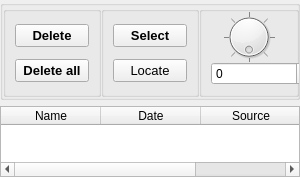
       <widget class="QWidget" name="MeasurementsList">
        <property name="geometry">
         <rect>
          <x>0</x>
          <y>0</y>
          <width>300</width>
          <height>177</height>
         </rect>
        </property>
        <attribute name="label">
         <string>Measurements List</string>
        </attribute>
        <layout class="QGridLayout" name="gridLayout_2">
         <property name="margin">
          <number>0</number>
         </property>
         <item row="0" column="0">
          <widget class="QGroupBox" name="boxMeasurementBtn">
           <property name="sizePolicy">
            <sizepolicy hsizetype="Minimum" vsizetype="Minimum">
             <horstretch>0</horstretch>
             <verstretch>0</verstretch>
            </sizepolicy>
           </property>
           <property name="minimumSize">
            <size>
             <width>300</width>
             <height>100</height>
            </size>
           </property>
           <property name="maximumSize">
            <size>
             <width>10000</width>
             <height>400</height>
            </size>
           </property>
           <property name="title">
            <string/>
           </property>
           <layout class="QGridLayout" name="gridLayout_8">
            <property name="margin">
             <number>0</number>
            </property>
            <property name="spacing">
             <number>0</number>
            </property>
            <item row="0" column="0">
             <widget class="QGroupBox" name="group_measurementManager">
              <property name="maximumSize">
               <size>
                <width>200</width>
                <height>200</height>
               </size>
              </property>
              <property name="title">
               <string/>
              </property>
              <layout class="QVBoxLayout" name="verticalLayout_11">
               <property name="spacing">
                <number>0</number>
               </property>
               <property name="topMargin">
                <number>0</number>
               </property>
               <property name="bottomMargin">
                <number>0</number>
               </property>
               <item>
                <widget class="QPushButton" name="btnDelete">
                 <property name="font">
                  <font>
                   <pointsize>10</pointsize>
                   <weight>75</weight>
                   <bold>true</bold>
                  </font>
                 </property>
                 <property name="cursor">
                  <cursorShape>PointingHandCursor</cursorShape>
                 </property>
                 <property name="contextMenuPolicy">
                  <enum>Qt::DefaultContextMenu</enum>
                 </property>
                 <property name="text">
                  <string>Delete</string>
                 </property>
                </widget>
               </item>
               <item>
                <widget class="QPushButton" name="btnDeleteAll">
                 <property name="font">
                  <font>
                   <pointsize>10</pointsize>
                   <weight>75</weight>
                   <bold>true</bold>
                  </font>
                 </property>
                 <property name="cursor">
                  <cursorShape>PointingHandCursor</cursorShape>
                 </property>
                 <property name="contextMenuPolicy">
                  <enum>Qt::DefaultContextMenu</enum>
                 </property>
                 <property name="text">
                  <string>Delete all</string>
                 </property>
                </widget>
               </item>
              </layout>
             </widget>
            </item>
            <item row="0" column="1">
             <widget class="QGroupBox" name="group_locate">
              <property name="sizePolicy">
               <sizepolicy hsizetype="Minimum" vsizetype="Minimum">
                <horstretch>0</horstretch>
                <verstretch>0</verstretch>
               </sizepolicy>
              </property>
              <property name="maximumSize">
               <size>
                <width>250</width>
                <height>200</height>
               </size>
              </property>
              <property name="title">
               <string/>
              </property>
              <layout class="QVBoxLayout" name="verticalLayout_12">
               <property name="spacing">
                <number>0</number>
               </property>
               <property name="topMargin">
                <number>0</number>
               </property>
               <property name="bottomMargin">
                <number>0</number>
               </property>
               <item>
                <widget class="QPushButton" name="btnSelect">
                 <property name="font">
                  <font>
                   <pointsize>10</pointsize>
                   <weight>75</weight>
                   <bold>true</bold>
                  </font>
                 </property>
                 <property name="cursor">
                  <cursorShape>PointingHandCursor</cursorShape>
                 </property>
                 <property name="contextMenuPolicy">
                  <enum>Qt::DefaultContextMenu</enum>
                 </property>
                 <property name="text">
                  <string>Select</string>
                 </property>
                </widget>
               </item>
               <item>
                <widget class="QPushButton" name="btnLocate">
                 <property name="maximumSize">
                  <size>
                   <width>500</width>
                   <height>16777215</height>
                  </size>
                 </property>
                 <property name="font">
                  <font>
                   <pointsize>10</pointsize>
                  </font>
                 </property>
                 <property name="text">
                  <string>Locate</string>
                 </property>
                </widget>
               </item>
              </layout>
             </widget>
            </item>
            <item row="0" column="2">
             <widget class="QGroupBox" name="group_angle">
              <property name="sizePolicy">
               <sizepolicy hsizetype="Minimum" vsizetype="Preferred">
                <horstretch>0</horstretch>
                <verstretch>0</verstretch>
               </sizepolicy>
              </property>
              <property name="minimumSize">
               <size>
                <width>100</width>
                <height>0</height>
               </size>
              </property>
              <property name="maximumSize">
               <size>
                <width>150</width>
                <height>16777215</height>
               </size>
              </property>
              <property name="sizeIncrement">
               <size>
                <width>100</width>
                <height>0</height>
               </size>
              </property>
              <property name="baseSize">
               <size>
                <width>100</width>
                <height>0</height>
               </size>
              </property>
              <property name="title">
               <string/>
              </property>
              <property name="alignment">
               <set>Qt::AlignCenter</set>
              </property>
              <property name="flat">
               <bool>false</bool>
              </property>
              <layout class="QVBoxLayout" name="verticalLayout_9">
               <property name="spacing">
                <number>0</number>
               </property>
               <property name="leftMargin">
                <number>9</number>
               </property>
               <property name="topMargin">
                <number>0</number>
               </property>
               <property name="rightMargin">
                <number>9</number>
               </property>
               <property name="bottomMargin">
                <number>9</number>
               </property>
               <item>
                <widget class="QDial" name="dialAngle">
                 <property name="minimumSize">
                  <size>
                   <width>0</width>
                   <height>0</height>
                  </size>
                 </property>
                 <property name="maximumSize">
                  <size>
                   <width>100</width>
                   <height>100</height>
                  </size>
                 </property>
                 <property name="font">
                  <font>
                   <pointsize>12</pointsize>
                  </font>
                 </property>
                 <property name="cursor">
                  <cursorShape>OpenHandCursor</cursorShape>
                 </property>
                 <property name="maximum">
                  <number>359</number>
                 </property>
                 <property name="singleStep">
                  <number>10</number>
                 </property>
                 <property name="value">
                  <number>0</number>
                 </property>
                 <property name="sliderPosition">
                  <number>0</number>
                 </property>
                 <property name="tracking">
                  <bool>true</bool>
                 </property>
                 <property name="orientation">
                  <enum>Qt::Vertical</enum>
                 </property>
                 <property name="invertedAppearance">
                  <bool>false</bool>
                 </property>
                 <property name="invertedControls">
                  <bool>false</bool>
                 </property>
                 <property name="wrapping">
                  <bool>true</bool>
                 </property>
                 <property name="notchTarget">
                  <double>10.000000000000000</double>
                 </property>
                 <property name="notchesVisible">
                  <bool>true</bool>
                 </property>
                </widget>
               </item>
               <item>
                <widget class="QSpinBox" name="rotationAngle">
                 <property name="sizePolicy">
                  <sizepolicy hsizetype="Minimum" vsizetype="Fixed">
                   <horstretch>120</horstretch>
                   <verstretch>0</verstretch>
                  </sizepolicy>
                 </property>
                 <property name="minimumSize">
                  <size>
                   <width>100</width>
                   <height>0</height>
                  </size>
                 </property>
                 <property name="maximumSize">
                  <size>
                   <width>100</width>
                   <height>16777215</height>
                  </size>
                 </property>
                 <property name="maximum">
                  <number>360</number>
                 </property>
                </widget>
               </item>
              </layout>
             </widget>
            </item>
           </layout>
          </widget>
         </item>
         <item row="1" column="0">
          <widget class="QTableWidget" name="listMeasurements">
           <property name="sizePolicy">
            <sizepolicy hsizetype="Minimum" vsizetype="Expanding">
             <horstretch>0</horstretch>
             <verstretch>0</verstretch>
            </sizepolicy>
           </property>
           <property name="minimumSize">
            <size>
             <width>300</width>
             <height>0</height>
            </size>
           </property>
           <property name="dragDropOverwriteMode">
            <bool>false</bool>
           </property>
           <column>
            <property name="text">
             <string>Name</string>
            </property>
           </column>
           <column>
            <property name="text">
             <string>Date</string>
            </property>
           </column>
           <column>
            <property name="text">
             <string>Source</string>
            </property>
           </column>
          </widget>
         </item>
        </layout>
       </widget>
